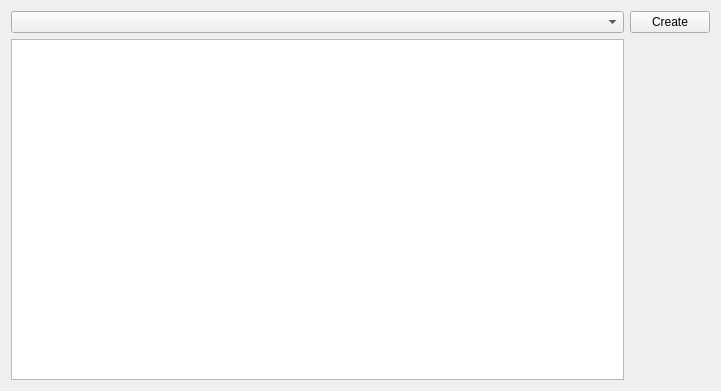
<?xml version="1.0" encoding="UTF-8"?>
<ui version="4.0">
 <class>SimpleWidgetViewer</class>
 <widget class="QWidget" name="SimpleWidgetViewer">
  <property name="geometry">
   <rect>
    <x>0</x>
    <y>0</y>
    <width>721</width>
    <height>391</height>
   </rect>
  </property>
  <property name="windowTitle">
   <string>SimpleWidgetViewer</string>
  </property>
  <layout class="QGridLayout" name="gridLayout">
   <item row="0" column="1">
    <widget class="QPushButton" name="btnCreate">
     <property name="sizePolicy">
      <sizepolicy hsizetype="Maximum" vsizetype="Maximum">
       <horstretch>0</horstretch>
       <verstretch>0</verstretch>
      </sizepolicy>
     </property>
     <property name="text">
      <string>Create</string>
     </property>
    </widget>
   </item>
   <item row="0" column="0">
    <widget class="QComboBox" name="comboBox">
     <property name="maxVisibleItems">
      <number>30</number>
     </property>
    </widget>
   </item>
   <item row="1" column="1">
    <spacer name="verticalSpacer">
     <property name="orientation">
      <enum>Qt::Vertical</enum>
     </property>
     <property name="sizeHint" stdset="0">
      <size>
       <width>20</width>
       <height>40</height>
      </size>
     </property>
    </spacer>
   </item>
   <item row="1" column="0" rowspan="2">
    <widget class="QPlainTextEdit" name="plainTextEdit"/>
   </item>
  </layout>
 </widget>
 <resources/>
 <connections/>
</ui>
